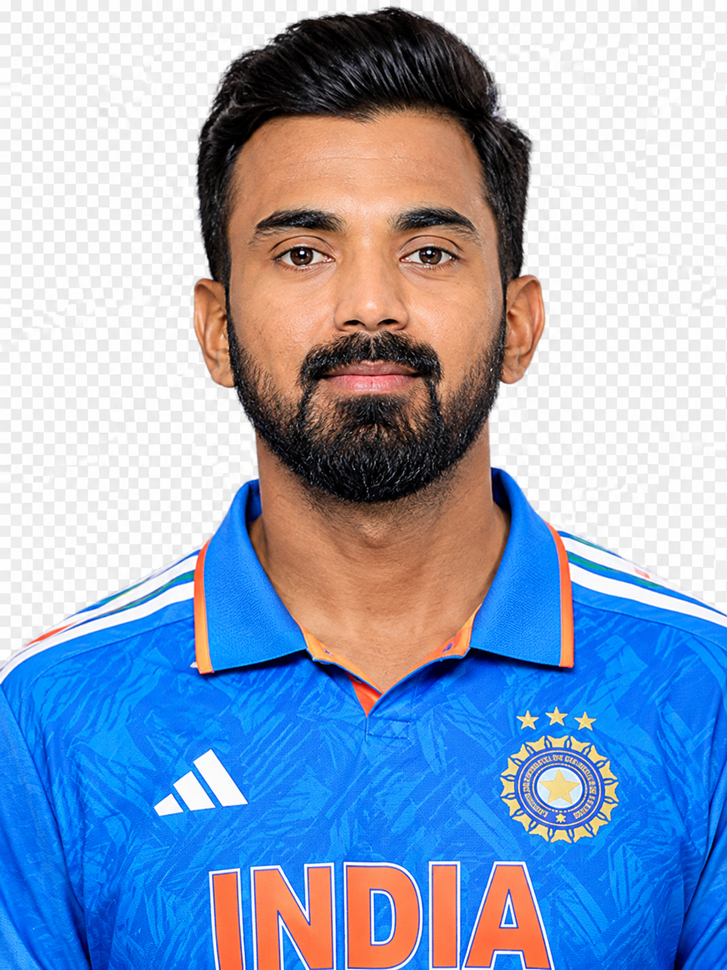
#> input picture Computer Vision/Image Resizing&Shape/Kl_ Rahul.png, 727 x 970 px, shrunk from 1086 x 1448 before the run
$ python Assignment_01.py
#> lines starting #> are read from the running program, lines starting #| are printed output that depends on the picture
import cv2
print("Welcome to the world of Computer Vision where we make colorful images to grayscale!")
input_image = input("Please give the relative path of your image...\n")
#> the answer given: Image Resizing&Shape/Kl_ Rahul.png
image = cv2.imread(input_image)
#> image is the input picture: shape (970, 727, 3); mean B, G, R 195, 164.6, 144
gray = cv2.cvtColor(image,cv2.COLOR_BGR2GRAY)
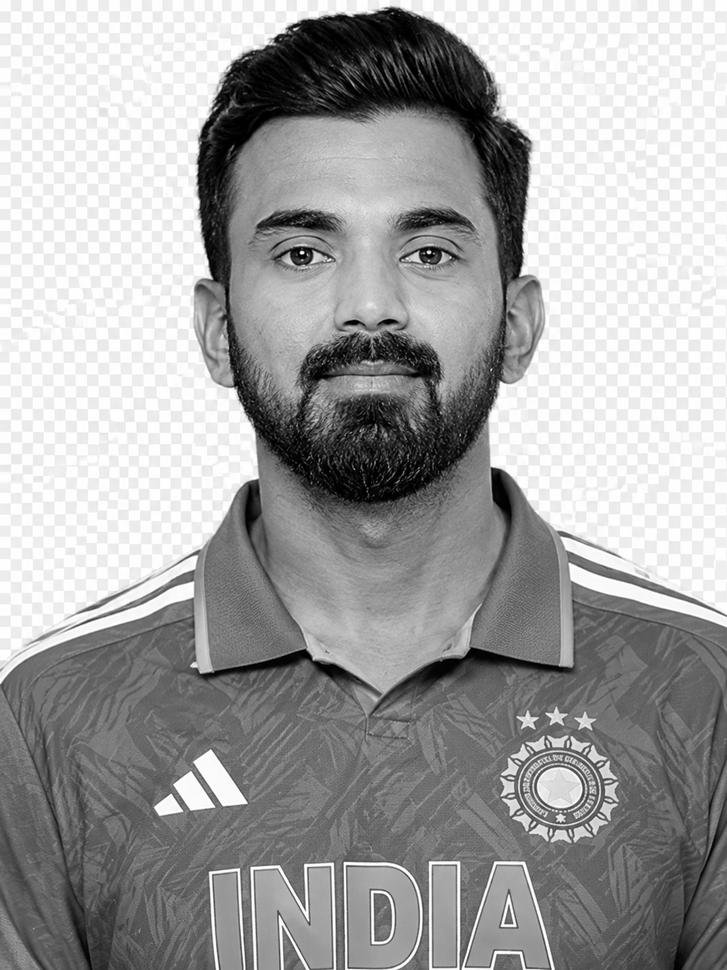
#> gray: shape (970, 727); min 0, max 255, mean 161.9
print("Do you want to see the image or save the image?")
press = input("Write 'see' to see the image and Write 'save' to save it\n")
#> the answer given: out.png
if press=='save':
    output_name = input("What name do you want to save your image as?\n")
    cv2.imwrite(output_name,gray)
    print('Image saved successfully')
elif press =='see':
    cv2.imshow("Grayscaled",gray)
    cv2.waitKey(0)
    cv2.destroyAllWindows()
